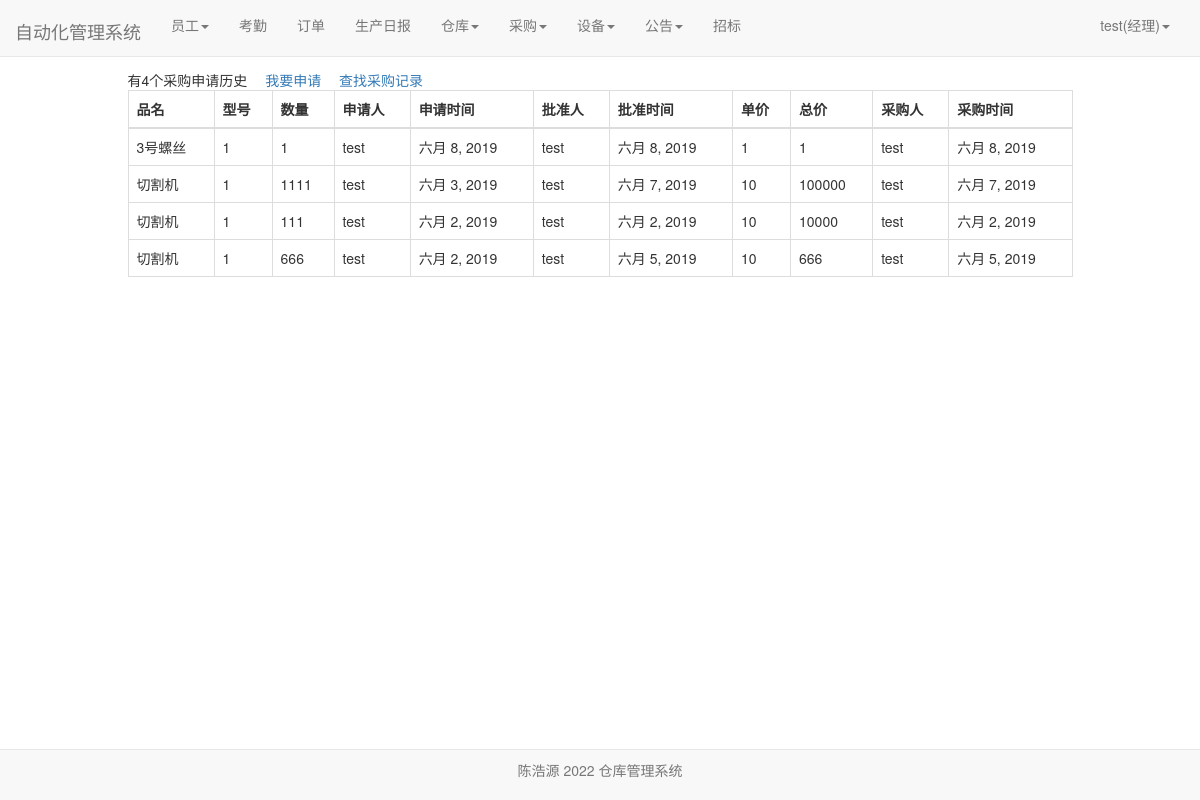
Screenshot of /warehouse/buyed_list/ (signed in) with the database file from the repository.
### user/models.py (models this page shows)
class Profile(models.Model):
    user = models.OneToOneField(User, on_delete=models.CASCADE)
    staff_gender = models.CharField(max_length=10, choices=(('male', '男'), ('female', '女')), default='male',
                                    verbose_name='性别')
    staff_age = models.PositiveIntegerField(verbose_name="年龄")
    staff_home = models.CharField(max_length=100, verbose_name="籍贯")
    staff_nationality = models.CharField(max_length=20, verbose_name="民族")  # 民族
    staff_tel = models.BigIntegerField(verbose_name="电话")
    start_time = models.DateField(auto_now_add=True, verbose_name="入职时间")  # 入职时间
    id_card = models.CharField(max_length=20,verbose_name="身份证")  # 身份证号
    staff_type = models.CharField(max_length=100,verbose_name="职位", null=True)  # 职位
    salary_pre_hour = models.IntegerField(verbose_name="时薪")  # 时薪
    class Meta:
        ordering = ['-start_time']

### warehouse/models.py (models this page shows)
class PurchaseList(models.Model):#采购单
    good_name = models.CharField(max_length=100, verbose_name="品名")
    good_version = models.CharField(max_length=100, verbose_name="型号")
    good_num = models.IntegerField(verbose_name="数量")
    apply_staff_name = models.ForeignKey(User, on_delete=models.CASCADE, verbose_name="申请人",null=True,blank=True, related_name='purchase_a')
    apply_date = models.DateField(auto_now_add=True, verbose_name="申请日期")
    sanction_staff_name = models.ForeignKey(User, on_delete=models.CASCADE, verbose_name="批准人", null=True,blank=True,related_name='purchase_b')
    sanction_date = models.DateField(auto_now=True, verbose_name="批准日期",null=True,blank=True)
    price = models.BigIntegerField(null=True,blank=True,verbose_name="单价")
    total_price = models.BigIntegerField(verbose_name="总价",null=True,blank=True)
    buyer_name = models.ForeignKey(User, on_delete=models.DO_NOTHING,null=True,blank=True, verbose_name="采购员", related_name='purchase_c')
    buyer_date = models.DateField(auto_now=True, verbose_name="采购日期",null=True,blank=True)
    class Meta:
        ordering = ['-apply_date']

### warehouse/views.py (the view)
# urls.py: path('buyed_list/', views.buyed_list, name='buyed_list'),
def buyed_list(request):
    purchaselists = PurchaseList.objects.filter(~Q(buyer_name=None))
    context = {}
    context['count'] = purchaselists.count()
    context['purchaselists'] = purchaselists
    return render(request, 'buyed_list.html', context)

### user/models.py (called while the page is built)
def get_staff_type(self):
    if Profile.objects.filter(user=self).exists():
        profile = Profile.objects.get(user=self)
        return profile.staff_type
    else:
        return ''

### warehouse/templates/buyed_list.html (shortened to what this page needs)
{% extends 'base.html' %}
{% if user.is_authenticated %}
                        {% block nav_facility_active %}active{% endblock %}
{% endif %}
{% block content %}
    <div class="containter">
        <div class="row">
            <div class="col-xs-10 col-xs-offset-1">
                {% if user.is_authenticated %}
                {% if user.get_staff_type == '经理' %}
                    <div>
                        <span style="margin-right: 1em">有{{count}}个采购申请历史</span>
                        <a href="{%url 'apply' user.pk%}">我要申请</a>
                        <span style="margin-left: 1em"><a href="{% url 'purchaseList_select' %}">查找采购记录</a></span></div>
                    <table class="table table-bordered table-hover">
                      <thead>
                        <tr>
                          <th scope="col">品名</th>
                            <th scope="col">型号</th>
                            <th scope="col">数量</th>
                             <th scope="col">申请人</th>
                            <th scope="col">申请时间</th>
                            <th scope="col">批准人</th>
                            <th scope="col">批准时间</th>
                            <th scope="col">单价</th>
                            <th scope="col">总价</th>
                            <th scope="col">采购人</th>
                            <th scope="col">采购时间</th>
                        </tr>
                      </thead>
                      <tbody>
                      {%for purchaselist in purchaselists%}
                        <tr>
                          <td>{{purchaselist.good_name}}</td>
                            <td>{{purchaselist.good_version}}</td>
                          <td>{{purchaselist.good_num}}</td>
                            <td>{{purchaselist.apply_staff_name}}</td>
                          <td>{{purchaselist.apply_date}}</td>
                            <td>{{purchaselist.sanction_staff_name}}</td>
                          <td>{{purchaselist.sanction_date}}</td>
                             <td>{{purchaselist.price}}</td>
                          <td>{{purchaselist.total_price}}</td>
                            <td>{{purchaselist.buyer_name}}</td>
                          <td>{{purchaselist.buyer_date}}</td>
                        </tr>
                      {% endfor %}
                      </tbody>
                    </table>
                {% endif %}
                {% else %}
                    <span>未登录，跳转到首页...</span>
                    <script type="text/javascript">
                        window.location.href = '/';
                    </script>
                {% endif %}
            </div>
        </div>
    </div>
{% endblock %}

### templates/base.html (shortened to what this page needs)
{% load staticfiles %}
<!doctype html>
<html lang="en">
<head>
    <link rel="stylesheet" href="{% static 'base.css' %}">
     <link rel="stylesheet" href="{% static 'home.css' %}">
    <link rel="stylesheet" href="{% static 'bootstrap-3.37/css/bootstrap.min.css' %}">
</head>
<body>
     <div class="navbar navbar-default navbar-fixed-top" role="navigation">
        <div class="container-fluid">
            <div class="navbar-header">
            </div>
        </div>
     </div>
    <nav class="navbar navbar-default navbar-fixed-top">
      <div class="container-fluid">
        <div class="navbar-header">
          <a class="navbar-brand" href="{% url 'home' %}">自动化管理系统</a>
        </div>
          {% if  user.is_authenticated %}
        <div class="collapse navbar-collapse" id="bs-example-navbar-collapse-1">
          <ul class="nav navbar-nav">
              {% if user.get_staff_type == '经理' %}
              <li class="{% block nav_staff_active %}{% endblock %}">
                    <li class="dropdown">
                      <a href="#" class="dropdown-toggle" data-toggle="dropdown" role="button" aria-haspopup="true" aria-expanded="false">员工<span class="caret"></span></a>
                    </li>
                  </li>
                 <li class="{% block nav_attendence_active %}{% endblock %}"><a href="{% url 'attendence_lists'%}">考勤</a></li>
                  <li class="{% block nav_order_active %}{% endblock %}"><a href="{% url 'order_list' %}">订单</a></li>
                  <li class="{% block nav_producediary_active %}{% endblock %}"><a href="{% url 'product_diary' %}">生产日报</a></li>
                   <li class="{% block nav_warehousediary_active %}{% endblock %}">
                    <li class="dropdown">
                      <a href="#" class="dropdown-toggle" data-toggle="dropdown" role="button" aria-haspopup="true" aria-expanded="false">仓库<span class="caret"></span></a>
                    </li>
                  </li>
                  <li class="{% block nav_purchase_active %}{% endblock %}">
                    <li class="dropdown">
                      <a href="#" class="dropdown-toggle" data-toggle="dropdown" role="button" aria-haspopup="true" aria-expanded="false">采购<span class="caret"></span></a>
                    </li>
                  </li>
                  <li class="{% block nav_facility_active %}{% endblock %}">
                    <li class="dropdown">
                      <a href="#" class="dropdown-toggle" data-toggle="dropdown" role="button" aria-haspopup="true" aria-expanded="false">设备<span class="caret"></span></a>
                    </li>
                  </li>
              <li class="{% block nav_notice_active %}{% endblock %}">
                    <li class="dropdown">
                      <a href="#" class="dropdown-toggle" data-toggle="dropdown" role="button" aria-haspopup="true" aria-expanded="false">公告<span class="caret"></span></a>
                    </li>
                  </li>
                  <li class="{% block nav_salary_active %}{% endblock %}"><a href="{% url 'bidding'%}">招标</a></li>
              {%endif%}
          </ul>
        <ul class="nav navbar-nav navbar-right">
            <li class="dropdown">
              <a href="#" class="dropdown-toggle" data-toggle="dropdown" role="button" aria-haspopup="true" aria-expanded="false">
                  {{user.username}}({{user.get_staff_type}})<span class="caret"></span></a>
            </li>
        </ul>
    </div>
          {% else %}
           <ul class="nav navbar-nav navbar-right">
                <li><a href="{% url 'login' %}?from={{ request.get_full_path }}">登录</a></li>
           </ul>
          {% endif %}
      </div>
    </nav>
     <div id="footer" class="container">
    <nav class="navbar navbar-default navbar-fixed-bottom">
        <div class="navbar-inner navbar-content-center">
            <p class="text-muted credit text-center" style="padding: 10px;">
                陈浩源 2022 仓库管理系统
            </p>
        </div>
    </nav>
    {% block content%} {% endblock %}
</body>
</html>

### static/home.css (style rules this page uses)
* { margin: 0; padding: 0; }
body { margin-top: 70px!important; }
ul { list-style-type: none!important; }
ul.navbar-right { margin-right: 0; }
div.navbar-header { font-size: 200%; padding-top: 0.2em; }

### rows the page displays
PurchaseList: good_name "3号螺丝", good_version "1", good_num "1", apply_staff_name "test", apply_date "六月 8, 2019", sanction_staff_name "test", sanction_date "六月 8, 2019", price "1", total_price "1", buyer_name "test", buyer_date "六月 8, 2019"
PurchaseList: good_name "切割机", good_version "1", good_num "1111", apply_staff_name "test", apply_date "六月 3, 2019", sanction_staff_name "test", sanction_date "六月 7, 2019", price "10", total_price "100000", buyer_name "test", buyer_date "六月 7, 2019"
PurchaseList: good_name "切割机", good_version "1", good_num "111", apply_staff_name "test", apply_date "六月 2, 2019", sanction_staff_name "test", sanction_date "六月 2, 2019", price "10", total_price "10000", buyer_name "test", buyer_date "六月 2, 2019"
PurchaseList: good_name "切割机", good_version "1", good_num "666", apply_staff_name "test", apply_date "六月 2, 2019", sanction_staff_name "test", sanction_date "六月 5, 2019", price "10", total_price "666", buyer_name "test", buyer_date "六月 5, 2019"

### other values shown
{{ user.username }} "test"
{{ user.get_staff_type }} "经理"
{{ count }} "4"
